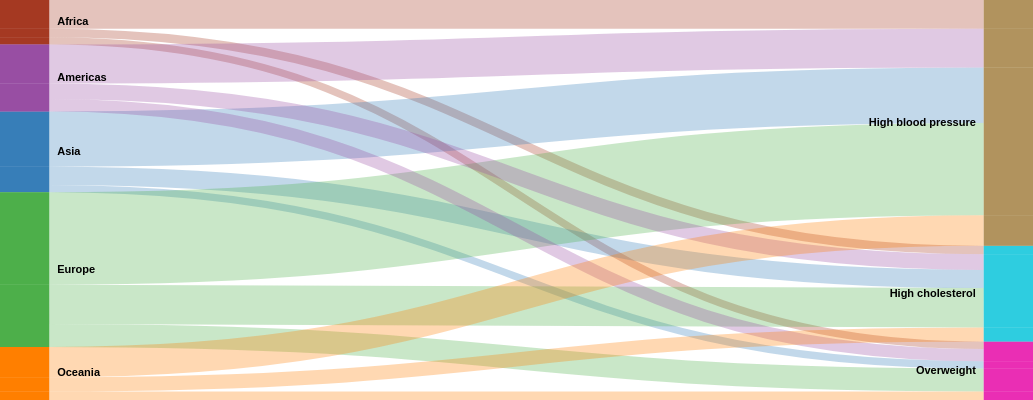

Here is the Vega-Lite specification saved for this chart:
### Vega specification from a JSON file in a GitHub repository (floating-point values rounded to 4 significant figures)
{"$schema": "https://vega.github.io/schema/vega/v5.2.json", "height": 400, "width": 1033, "data": [{"name": "rawData", "values": [{"key": {"stk1": "Africa", "stk2": "Overweight"}, "doc_count": 18.47}, {"key": {"stk1": "Africa", "stk2": "High cholesterol"}, "doc_count": 21.34}, {"key": {"stk1": "Africa", "stk2": "High blood pressure"}, "doc_count": 71.8}, {"key": {"stk1": "Asia", "stk2": "Overweight"}, "doc_count": 18.18}, {"key": {"stk1": "Asia", "stk2": "High cholesterol"}, "doc_count": 45.59}, {"key": {"stk1": "Asia", "stk2": "High blood pressure"}, "doc_count": 138.5}, {"key": {"stk1": "Europe", "stk2": "Overweight"}, "doc_count": 57.43}, {"key": {"stk1": "Europe", "stk2": "High cholesterol"}, "doc_count": 98.45}, {"key": {"stk1": "Europe", "stk2": "High blood pressure"}, "doc_count": 231.4}, {"key": {"stk1": "Americas", "stk2": "Overweight"}, "doc_count": 30.86}, {"key": {"stk1": "Americas", "stk2": "High cholesterol"}, "doc_count": 39.15}, {"key": {"stk1": "Americas", "stk2": "High blood pressure"}, "doc_count": 97.32}, {"key": {"stk1": "Oceania", "stk2": "Overweight"}, "doc_count": 21.37}, {"key": {"stk1": "Oceania", "stk2": "High cholesterol"}, "doc_count": 35.42}, {"key": {"stk1": "Oceania", "stk2": "High blood pressure"}, "doc_count": 76.09}], "transform": [{"type": "formula", "expr": "datum.key.stk1", "as": "stk1"}, {"type": "formula", "expr": "datum.key.stk2", "as": "stk2"}, {"type": "formula", "expr": "datum.doc_count", "as": "size"}]}, {"name": "nodes", "source": "rawData", "transform": [{"type": "filter", "expr": "!groupSelector || groupSelector.stk1 == datum.stk1 || groupSelector.stk2 == datum.stk2"}, {"type": "formula", "expr": "datum.stk1+datum.stk2", "as": "key"}, {"type": "fold", "fields": ["stk1", "stk2"], "as": ["stack", "grpId"]}, {"type": "formula", "expr": "datum.stack == 'stk1' ? datum.stk1+' '+datum.stk2 : datum.stk2+' '+datum.stk1", "as": "sortField"}, {"type": "stack", "groupby": ["stack"], "sort": {"field": "sortField", "order": "descending"}, "field": "size"}, {"type": "formula", "expr": "(datum.y0+datum.y1)/2", "as": "yc"}]}, {"name": "groups", "source": "nodes", "transform": [{"type": "aggregate", "groupby": ["stack", "grpId"], "fields": ["size"], "ops": ["sum"], "as": ["total"]}, {"type": "stack", "groupby": ["stack"], "sort": {"field": "grpId", "order": "descending"}, "field": "total"}, {"type": "formula", "expr": "scale('y', datum.y0)", "as": "scaledY0"}, {"type": "formula", "expr": "scale('y', datum.y1)", "as": "scaledY1"}, {"type": "formula", "expr": "datum.stack == 'stk1'", "as": "rightLabel"}, {"type": "formula", "expr": "datum.total/domain('y')[1]", "as": "percentage"}]}, {"name": "destinationNodes", "source": "nodes", "transform": [{"type": "filter", "expr": "datum.stack == 'stk2'"}]}, {"name": "edges", "source": "nodes", "transform": [{"type": "filter", "expr": "datum.stack == 'stk1'"}, {"type": "lookup", "from": "destinationNodes", "key": "key", "fields": ["key"], "as": ["target"]}, {"type": "linkpath", "orient": "horizontal", "shape": "diagonal", "sourceY": {"expr": "scale('y', datum.yc)"}, "sourceX": {"expr": "scale('x', 'stk1') + bandwidth('x')"}, "targetY": {"expr": "scale('y', datum.target.yc)"}, "targetX": {"expr": "scale('x', 'stk2')"}}, {"type": "formula", "expr": "range('y')[0]-scale('y', datum.size)", "as": "strokeWidth"}, {"type": "formula", "expr": "datum.size/domain('y')[1]", "as": "percentage"}]}], "scales": [{"name": "x", "type": "band", "range": "width", "domain": ["stk1", "stk2"], "paddingOuter": 0, "paddingInner": 0.95}, {"name": "y", "type": "linear", "range": "height", "domain": {"data": "nodes", "field": "y1"}}, {"name": "color", "type": "ordinal", "range": ["#a53922", "#377eb8", "#4daf4a", "#984ea3", "#ff7f00"], "domain": {"data": "rawData", "field": "stk1"}}, {"name": "color2", "type": "ordinal", "range": ["#ea2eb4", "#2ecde0", "#b1935e"], "domain": {"data": "rawData", "field": "stk2"}}, {"name": "stackNames", "type": "ordinal", "range": ["Continent", "Risk Factor"], "domain": ["stk1", "stk2"]}], "axes": [{"orient": "bottom", "scale": "x", "domain": false, "ticks": false, "labels": false, "encode": {"labels": {"update": {"text": {"scale": "stackNames", "field": "value"}}}}}, {"orient": "left", "scale": "y", "domain": false, "ticks": false, "labels": false}], "marks": [{"type": "path", "name": "edgeMark", "from": {"data": "edges"}, "clip": true, "encode": {"update": {"stroke": [{"test": "groupSelector && groupSelector.stack=='stk1'", "scale": "color", "field": "stk2"}, {"scale": "color", "field": "stk1"}], "strokeWidth": {"field": "strokeWidth"}, "path": {"field": "path"}, "strokeOpacity": {"signal": "!groupSelector && (groupHover.stk1 == datum.stk1 || groupHover.stk2 == datum.stk2) ? 0.9 : 0.3"}, "zindex": {"signal": "!groupSelector && (groupHover.stk1 == datum.stk1 || groupHover.stk2 == datum.stk2) ? 1 : 0"}, "tooltip": {"signal": "{'Continent': datum.stk1, 'Risk Factor': datum.stk2, 'Death Rate (per 100,000 People)': format(datum.size, ',.2f')}"}}, "hover": {"strokeOpacity": {"value": 1}}}}, {"type": "rect", "name": "groupMark", "from": {"data": "groups"}, "encode": {"enter": {"fill": [{"test": "datum.stack == 'stk1'", "scale": "color", "field": "grpId"}, {"test": "datum.stack == 'stk2'", "scale": "color2", "field": "grpId"}], "width": {"scale": "x", "band": 1}}, "update": {"x": {"scale": "x", "field": "stack"}, "y": {"field": "scaledY0"}, "y2": {"field": "scaledY1"}, "fillOpacity": {"value": 0.6}, "tooltip": {"signal": "datum.grpId + '   ' + format(datum.total, ',.0f') + '   (' + format(datum.percentage, '.1%') + ')'"}}, "hover": {"fillOpacity": {"value": 1}}}}, {"type": "text", "from": {"data": "groups"}, "interactive": false, "encode": {"update": {"x": {"signal": "scale('x', datum.stack) + (datum.rightLabel ? bandwidth('x') + 8 : -8)"}, "yc": {"signal": "(datum.scaledY0 + datum.scaledY1)/2"}, "align": {"signal": "datum.rightLabel ? 'left' : 'right'"}, "baseline": {"value": "middle"}, "fontWeight": {"value": "bold"}, "text": {"signal": "abs(datum.scaledY0-datum.scaledY1) > 13 ? datum.grpId : ''"}}}}, {"type": "group", "data": [{"name": "dataForShowAll", "values": [{}], "transform": [{"type": "filter", "expr": "groupSelector"}]}], "encode": {"enter": {"xc": {"signal": "width/2"}, "y": {"value": 30}, "width": {"value": 80}, "height": {"value": 30}}}, "marks": [{"type": "group", "name": "groupReset", "from": {"data": "dataForShowAll"}, "encode": {"enter": {"cornerRadius": {"value": 6}, "fill": {"value": "#f5f5f5"}, "stroke": {"value": "#c1c1c1"}, "strokeWidth": {"value": 2}, "height": {"field": {"group": "height"}}, "width": {"field": {"group": "width"}}}, "update": {"opacity": {"value": 1}}, "hover": {"opacity": {"value": 0.7}}}, "marks": [{"type": "text", "interactive": false, "encode": {"enter": {"xc": {"field": {"group": "width"}, "mult": 0.5}, "yc": {"field": {"group": "height"}, "mult": 0.5, "offset": 2}, "align": {"value": "center"}, "baseline": {"value": "middle"}, "fontWeight": {"value": "bold"}, "text": {"value": "Show All"}}}}]}]}, {"type": "rect", "from": {"data": "nodes"}, "encode": {"enter": {"width": {"scale": "x", "band": 1}, "x": {"scale": "x", "field": "stack"}, "y": {"field": "y0", "scale": "y"}, "y2": {"field": "y1", "scale": "y"}, "fill": [{"test": "datum.stack == 'stk1'", "scale": "color", "field": "stk1"}, {"test": "datum.stack == 'stk2'", "scale": "color2", "field": "stk2"}]}}}], "signals": [{"name": "groupHover", "value": {}, "on": [{"events": "@groupMark:mouseover", "update": "{stk1:datum.stack=='stk1' && datum.grpId, stk2:datum.stack=='stk2' && datum.grpId}"}, {"events": "mouseout", "update": "{}"}]}, {"name": "groupSelector", "value": false, "on": [{"events": "@groupMark:click!", "update": "{stack:datum.stack, stk1:datum.stack=='stk1' && datum.grpId, stk2:datum.stack=='stk2' && datum.grpId}"}, {"events": [{"type": "click", "markname": "groupReset"}, {"type": "dblclick"}], "update": "false"}]}]}
